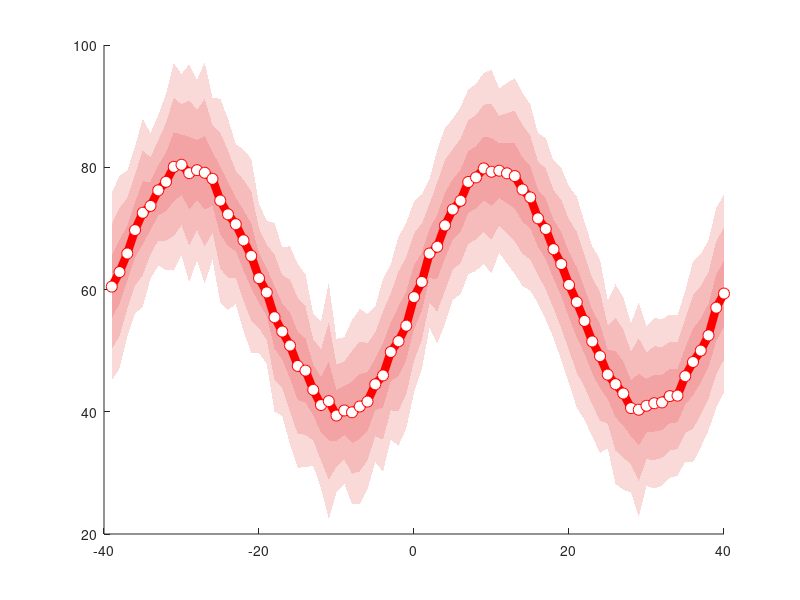

Here is the MATLAB script that generated this plot: (Note: this script raises an error after producing the figure.)
clc; clear; close all;
%--------------------------------------------------------------------------
% https://mp.weixin.qq.com/s/e3vi5HxS7hn1Ul5cUkVWeA
%--------------------------------------------------------------------------

% 初始化数据
data = randn(50, 80) * 5;
x = (1:size(data, 2)) - 40;
yP = sin(linspace(-2 * pi, 2 * pi, length(x))) * 20;
y = bsxfun(@plus, data, yP) + 60;
% 计算标准差和平均值
err = std(data);
meany = mean(y, 1);
% 计算标准差的边界
lowerBound1 = flipud((meany - err));
upperBound1 = meany + err;
lowerBound2 = flipud((meany - 2 * err));
upperBound2 = meany + 2 * err;
lowerBound3 = flipud((meany - 3 * err));
upperBound3 = meany + 3 * err;
% 准备用于填充区域的数据
xconf1 = [x flipud(x')'];
yconf1 = [meany + err flipud((meany - err)')'];
xconf2 = [x flipud(x')'];
yconf2 = [meany + 2 * err flipud((meany - 2 * err)')'];
xconf3 = [x flipud(x')'];
yconf3 = [meany + 3 * err flipud((meany - 3 * err)')'];
% 选择图类型
type = 6;
% 创建图形
figure('Position', [476 356 1011 516]);
hold on;
% 根据选择的类型进行绘图
switch type
    case 1
        fHdl = fill(xconf1, yconf1, [0 1 0], 'EdgeColor', 'none', 'FaceAlpha', .2);
        plot(x, meany, 'Color', [0, 1, 0], 'LineStyle', '-', 'LineWidth', 2);
        
    case 2
        fHdl(1) = fill(xconf1, yconf1, [0 1 0], 'EdgeColor', 'none', 'FaceAlpha', .2);
        fHdl(2) = fill(xconf2, yconf2, [0 1 0], 'EdgeColor', 'none', 'FaceAlpha', .2);
        fHdl(3) = fill(xconf3, yconf3, [0 1 0], 'EdgeColor', 'none', 'FaceAlpha', .2);
        plot(x, meany, 'Color', [0, 1, 0], 'LineStyle', '-', 'LineWidth', 2);
    case 3
        plot(x,y,'.','color',[0.5,0.5,0.95]);
        plot(x,meany,'LineStyle','-','LineWidth',3,'Color',[0.5,0.5,0.95]);
        fHdl=fill(xconf1,yconf1,[0 0 0],'EdgeColor','none','FaceAlpha',.2);
    case 4
        dist = abs(y - meany);
        normDist = dist ./ max(dist);
        plot(x,meany,'LineStyle','-','LineWidth',2,'Color','k')
        scatter(repmat(x,1,row),reshape(y',1,row*col),[],reshape(normDist',1,row*col), 'filled',...
            'MarkerFaceAlpha',0.5,'MarkerEdgeColor','none','SizeData',30);
        fHdl=fill(xconf1,yconf1,[0 0 0],'EdgeColor','none','FaceAlpha',.2);
        c = colormap(jet(length(x)));
        colorbar
    case 5
        plot(x,meany,'LineStyle','-','LineWidth',6,'Color',[1,0,0])
        plot(x,meany,'o','MarkerSize',8,'MarkerFaceColor','w','MarkerEdgeColor',[1,0,0],'HandleVisibility', 'off')
        fHdl=fill(xconf1,yconf1,[0.5,0.25,0.25],'EdgeColor','none','FaceAlpha',.2);
        line(x, lowerBound1, 'Color', [1 0 0 0.5], 'LineWidth', 3, 'LineStyle', ':','HandleVisibility', 'off');
        line(x, upperBound1, 'Color', [1 0 0 0.5], 'LineWidth', 3, 'LineStyle', ':','HandleVisibility', 'off');
    case 6
        fHdl(1)=fill(xconf1,yconf1,[0.9,0.25,0.25],'EdgeColor','none','FaceAlpha',.2);
        fHdl(2)=fill(xconf2,yconf2,[0.9,0.25,0.25],'EdgeColor','none','FaceAlpha',.2);
        fHdl(3)=fill(xconf3,yconf3,[0.9,0.25,0.25],'EdgeColor','none','FaceAlpha',.2);
        plot(x,meany,'LineStyle','-','LineWidth',6,'Color',[1,0,0])
        plot(x,meany,'o','MarkerSize',8,'MarkerFaceColor','w','MarkerEdgeColor',[1,0,0],'HandleVisibility', 'off')
        line(x, lowerBound1, 'Color', [1 0 0 0.5], 'LineWidth', 3, 'LineStyle', ':','HandleVisibility', 'off');
        line(x, upperBound1, 'Color', [1 0 0 0.5], 'LineWidth', 3, 'LineStyle', ':','HandleVisibility', 'off');
        line(x, lowerBound2, 'Color', [0 1 0 0.5], 'LineWidth', 3, 'LineStyle', ':','HandleVisibility', 'off');
        line(x, upperBound2, 'Color', [0 1 0 0.5], 'LineWidth', 3, 'LineStyle', ':','HandleVisibility', 'off');
        line(x, lowerBound3, 'Color', [0 0 1 0.5], 'LineWidth', 3, 'LineStyle', ':','HandleVisibility', 'off');
        line(x, upperBound3, 'Color', [0 0 1 0.5], 'LineWidth', 3, 'LineStyle', ':','HandleVisibility', 'off');
end
% 配置图形属性
uistack(fHdl, 'bottom');
ax = gca;
ax.Box = 'off';
ax.XLabel.String = 'X';
ax.YLabel.String = 'Y';
ax.FontName = 'Times New Roman';
ax.GridLineStyle = '-.';
ax.GridColor = 'k';
ax.XGrid = 'on';
ax.YGrid = 'on';
ax.LineWidth = 1;
ax.XMinorTick = 'on';
ax.YMinorTick = 'on';
ax.TickDir = 'in';
ax.FontSize = 18;